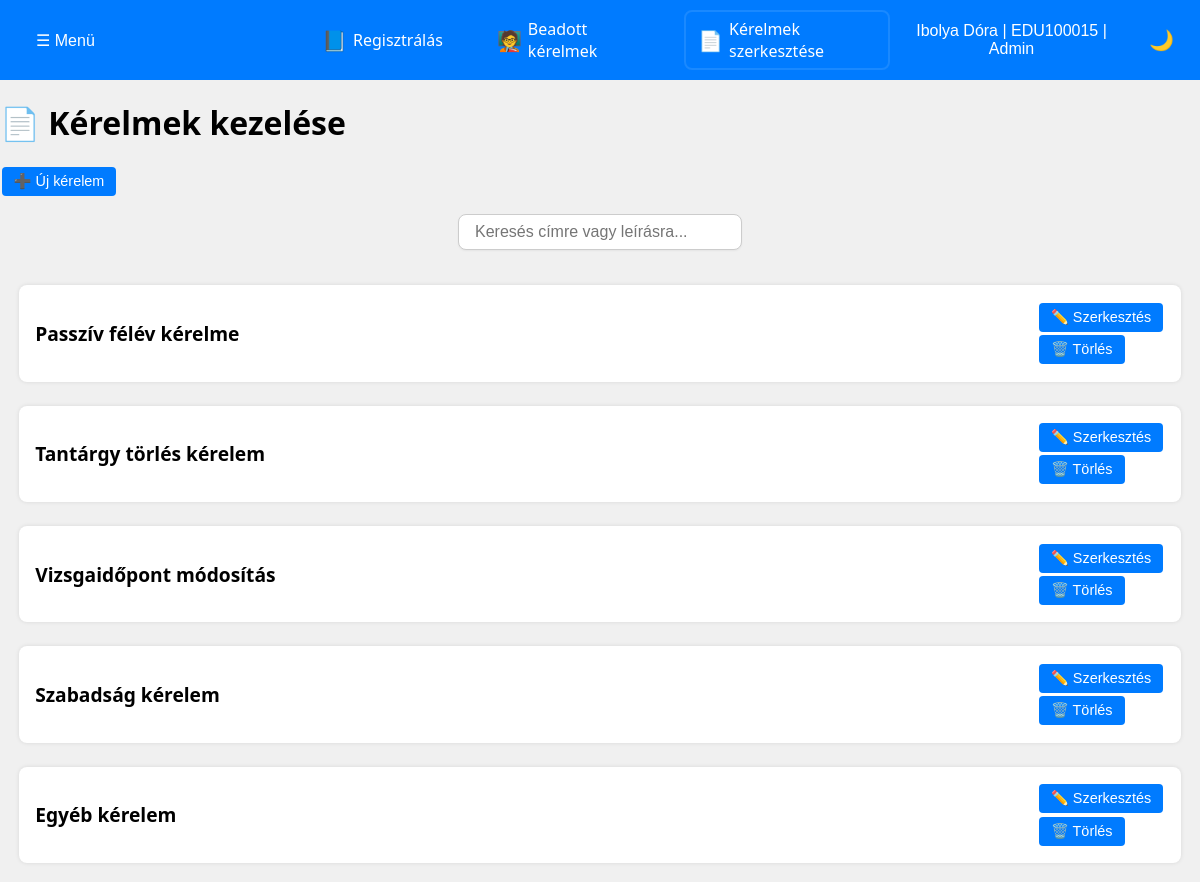
The page /admin/request.php (signed in) on the database its author committed.
### tables this page shows
CREATE TABLE users (
    id INT AUTO_INCREMENT PRIMARY KEY,
    name VARCHAR(100) NOT NULL,
    eduportal_id VARCHAR(20) NOT NULL UNIQUE,
    email VARCHAR(100) NOT NULL,
    phone VARCHAR(20),
    password_hash VARCHAR(255) NOT NULL,
    postal_code VARCHAR(10),
    city VARCHAR(100),
    address VARCHAR(255),
    birth_date DATE,
    mothers_name VARCHAR(100),
    role ENUM('hallgato', 'tanar', 'admin') NOT NULL DEFAULT 'hallgato',
    course_code VARCHAR(20),
	financing_type ENUM('állami', 'önköltséges') NOT NULL,
    created_at TIMESTAMP DEFAULT CURRENT_TIMESTAMP,
	updated_at TIMESTAMP DEFAULT CURRENT_TIMESTAMP ON UPDATE CURRENT_TIMESTAMP
);

CREATE TABLE request_templates (
    id INT NOT NULL AUTO_INCREMENT PRIMARY KEY,
    title VARCHAR(255) NOT NULL,
    description TEXT,
    to_who TEXT,

    version INT NOT NULL DEFAULT 1,
    previous_version_id INT NULL,
	is_active TINYINT(1) NOT NULL DEFAULT 1,

    created_at DATETIME DEFAULT CURRENT_TIMESTAMP,
    updated_at DATETIME DEFAULT CURRENT_TIMESTAMP ON UPDATE CURRENT_TIMESTAMP,

    CONSTRAINT fk_prev_version
        FOREIGN KEY (previous_version_id)
        REFERENCES request_templates(id)
        ON DELETE SET NULL
);

### PHP_Header/a_request.php (called while the page is built, shortened)
<?php
$eduportal_id = $_SESSION['eduportal_id'];
global $conn;
$user_sql = "
SELECT
    name
FROM users
WHERE eduportal_id = ?";
$user_stmt = $conn->prepare($user_sql);
$user_stmt->bind_param("s", $eduportal_id);
$user_stmt->execute();
$user_result = $user_stmt->get_result();
$user = $user_result->fetch_assoc();
$user_name = $user['name'] ?? 'Ismeretlen';
$user_course = "Admin";
$request_sql = "
SELECT rt.id,
       rt.title,
       rt.description,
       rt.to_who
FROM request_templates rt
LEFT JOIN request_templates rt2 ON rt2.previous_version_id = rt.id
WHERE rt2.id IS NULL AND rt.is_active = 1
ORDER BY rt.created_at DESC";
$request_result = $conn->query($request_sql);
$templates = [];
while ($row = $request_result->fetch_assoc()) {
    $templates[] = $row;
}

### admin/request.php (the view, shortened to what this page needs)
<?php
require __DIR__. '/../PHP_Header/a_request.php'
?>
<!DOCTYPE html>
<html lang="hu">
<head>
    <link rel="stylesheet" href="../CSS/site_style.css">
    <link rel="stylesheet" href="../CSS/request.css">
</head>
<body>
<header>
    <div class="menu">
        <div class="dropdown">
            <button id="dropdownToggleL" class="dropbtn">☰ Menü </button>
        </div>
    </div>
    <nav class="main-nav">
        <a href="register.php"><span class="icon">📘</span> Regisztrálás</a>
        <a href="submitted_request.php"><span class="icon">🧑‍🏫</span> Beadott kérelmek</a>
        <a id="active" href="#"><span class="icon">📄</span> Kérelmek szerkesztése</a>
    </nav>
    <div class="user-menu">
        <div class="dropdown">
            <button id="dropdownToggleR" class="dropbtn">
                <?= htmlspecialchars($user_name) ?> |
                <?= htmlspecialchars($eduportal_id) ?> |
                <?= htmlspecialchars($user_course) ?>
            </button>
        </div>
        <div class="theme-switcher">
            <button id="theme-toggle" class="theme-btn">🌙</button>
        </div>
    </div>
</header>
<main class="layout">
    <h1>📄 Kérelmek kezelése</h1>
    <button id="new-request-btn" class="ar_fill-btn">➕ Új kérelem</button>
    <div class="search-form">
        <input type="text" id="ar_searchInput" placeholder="Keresés címre vagy leírásra...">
    </div>
    <div class="requests-container" id="requests-container">
        <?php if (empty($templates)): ?>
            <p>Nincs létrehozott kérelemsablon.</p>
        <?php else: ?>
            <?php foreach ($templates as $t): ?>
                <div class="ar_request-card"
                    data-title="<?= strtolower(htmlspecialchars($t['title'])) ?>"
                    data-description="<?= strtolower(htmlspecialchars($t['description'])) ?>">
                    <div class="card-header">
                        <h2><?= htmlspecialchars($t['title']) ?></h2>
                        <div class="card-actions">
                            <button class="ar_edit-btn">✏️ Szerkesztés</button>
                            <form method="POST" action="../POST/request_post.php" class="inline-form">
                                <button type="submit" name="delete" class="ar_delete-btn" >🗑️ Törlés</button>
                            </form>
                        </div>
                    </div>
                </div>
            <?php endforeach; ?>
        <?php endif; ?>
    </div>
</main>
</body>
</html>

### CSS/site_style.css (style rules this page uses)
:root { --background-light: #f0f0f0; --background-dark: #1e1e1e; --text-dark: #000000; --text-light: #ffffff; --primary-color: #007bff; --secondary-color: #ffa500; --dropdown-bg: #ffffff; --dropdown-bg-dark: #333333; --primary-hover: #0056b3; --card-background-light: white; --card-background-dark: black; }
body { margin: 0; font-family: "Segoe UI", sans-serif; background-color: var(--background-light); color: var(--text-dark); min-height: 100vh; display: flex; flex-direction: column; }
header { display: flex; justify-content: space-between; align-items: center; background-color: var(--primary-color); color: var(--text-light); padding: 10px 20px; width: 100%; box-sizing: border-box; }
.menu, .user-menu { flex: 1; }
.user-menu { display: flex; align-items: center; justify-content: flex-end; gap: 10px; }
.main-nav { display: flex; justify-content: center; gap: 30px; flex: 2; }
.main-nav a { color: var(--text-light); text-decoration: none; font-size: 16px; display: flex; align-items: center; gap: 6px; padding: 8px 12px; transition: background-color 0.3s; }
.main-nav a#active { border: 2px solid rgba(255, 255, 255, 0.1); border-radius: 8px; padding: 6px 12px; }
.dropdown { position: relative; display: inline-block; }
.dropbtn { background-color: transparent; color: var(--text-light); border: none; font-size: 16px; cursor: pointer; padding: 8px 16px; }
.user-menu .dropdown { position: relative; }
.theme-switcher { display: flex; gap: 10px; }
.theme-btn { background: none; border: none; color: var(--text-light); font-size: 20px; cursor: pointer; }
.icon { font-size: 20px; }

### CSS/request.css (style rules this page uses)
.search-form { width: auto; padding: 1rem; display: flex; gap: 1rem; align-items: center; flex-wrap: wrap; background-color: transparent; border: none; justify-content: center; }
.search-form input[type="text"] { min-width: 250px; width: auto; padding: 0.5rem 1rem; border: 1px solid #ccc; border-radius: 8px; font-size: 1rem; background-color: var(--dropdown-bg); box-shadow: 0 1px 2px rgba(0, 0, 0, 0.05); transition: all 0.2s ease; }
.ar_fill-btn, .requests-container button, .submit-btn { background-color: var(--primary-color); color: var(--text-light); border: none; padding: 6px 12px; margin: 0.1rem; font-size: 0.9em; border-radius: 4px; cursor: pointer; }
.requests-container { display: flex; flex-direction: column; gap: 1.5rem; border: none; padding: 1.2rem; }
.asr_request-card, .ar_request-card, .sr_request-card, .tr_request-card { background-color: var(--card-background-light); padding: 1rem; border-radius: 8px; box-shadow: 0 0 4px rgba(0, 0, 0, 0.1); }
.card-header { display: flex; justify-content: space-between; align-items: center; }
.card-header h2 { margin: 0; font-size: 1.2em; }

### rows shown on the page
users: name "Ibolya Dóra"
request_templates: title "Passzív félév kérelme"
request_templates: title "Tantárgy törlés kérelem"
request_templates: title "Vizsgaidőpont módosítás"
request_templates: title "Szabadság kérelem"
request_templates: title "Egyéb kérelem"

### other values the page prints
$eduportal_id "EDU100015"
$user_course "Admin"
